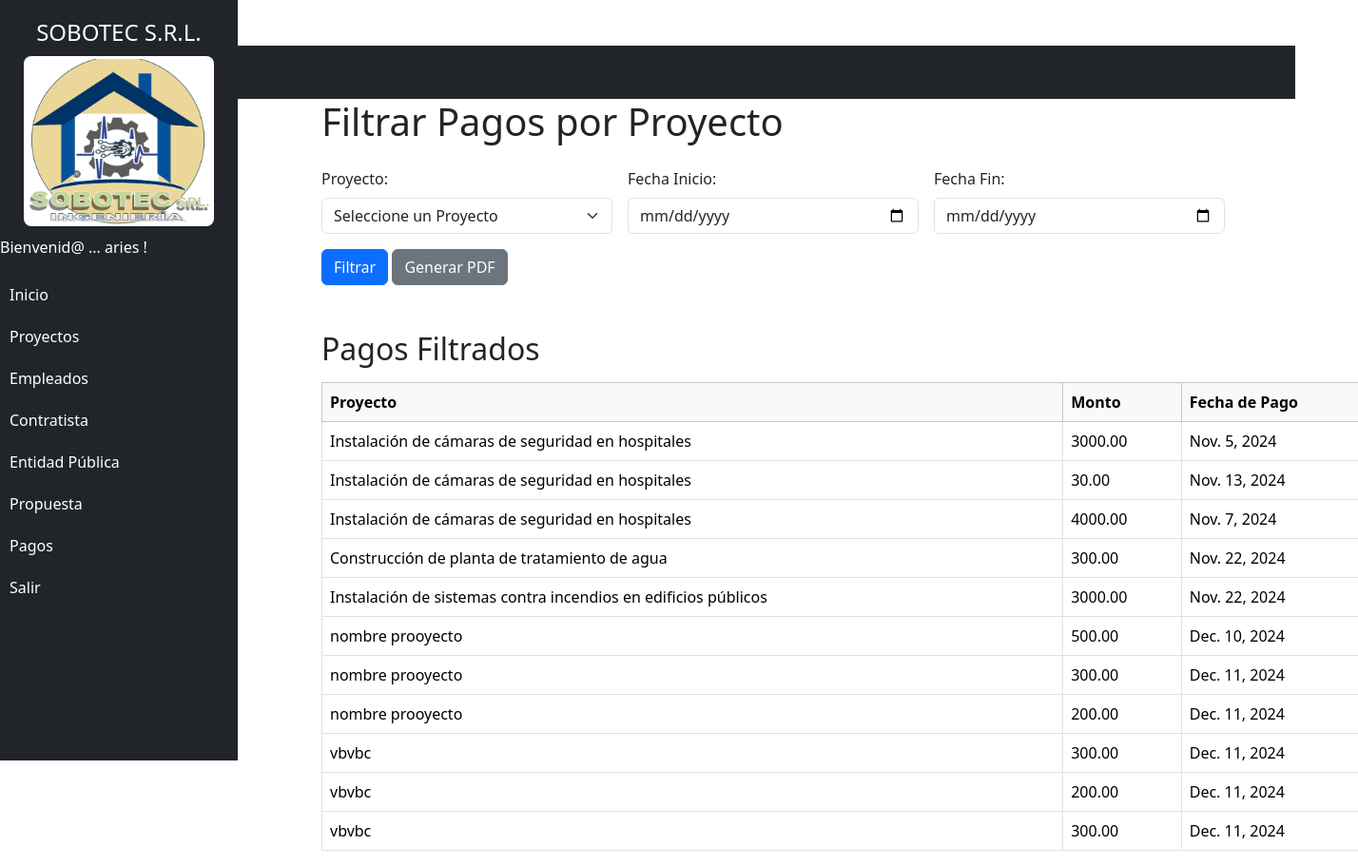
Page /payments/filter/ (signed in) on the committed database.
### projects/models.py (models this page shows, shortened)
class Payment(models.Model):
    PAYMENT_STATUS_CHOICES = [
        ('pagado', 'Pagado'),  # Pagado
        ('pendiente', 'Pendiente'),  # Pendiente
    ]
    PAYMENT_TYPE_CHOICES = [
        ('parcial', 'Parcial'),  # Parcial
        ('completo', 'Completo'),  # Completo
    ]
    amount = models.DecimalField(max_digits=10, decimal_places=2, verbose_name="Monto")  # Monto
    date = models.DateField(verbose_name="Fecha Pago")  # Fecha
    status = models.CharField(max_length=10,  choices=PAYMENT_STATUS_CHOICES, default='pagado', verbose_name="Estado Pago")  # Estado del pago
    payment_type = models.CharField(max_length=10, choices=PAYMENT_TYPE_CHOICES, default='parcial', verbose_name="Tipo Pago")  # Tipo de pago
    project = models.ForeignKey(Project, on_delete=models.CASCADE, related_name='payments', verbose_name="Proyecto")  # Relación (1 a N)
    created =models.DateTimeField(default=timezone.now)
    is_active = models.BooleanField(default=True, verbose_name="Activo")
    class Meta:
        verbose_name = 'Payment'
        verbose_name_plural = 'Payments'

class AuditModel(models.Model):
    created = models.DateTimeField(auto_now_add=True, verbose_name="Fecha Creación")
    updated_at = models.DateTimeField(auto_now=True, verbose_name="Fecha Actualización")
    deleted_at = models.DateTimeField(null=True, blank=True, verbose_name="Fecha Eliminación")
    is_active = models.BooleanField(default=True, verbose_name="Activo")
    class Meta:
        abstract = True

class Project(AuditModel):
    PROJECT_STATUS_CHOICES = [
        ('pendiente', 'Pendiente'),         # Pendiente
        ('en_progreso', 'En Progreso'), # En Proceso
        ('completado', 'Completado'),     # Terminado
    ]
    PROJECT_TYPE_CHOICES = [
        ('licitacion', 'Licitación'),            # Licitación
        ('contratacion_directa', 'Contratación Directa'),  # Contratación directa
    ]
    PAYMENT_STATE_CHOICES = [
        ('no_pagado', 'No Pagado'),
        ('parcial', 'Pago Parcial'),
        ('pagado', 'Pagado Completo'),
    ]
    code = models.CharField(max_length=20, unique=True, verbose_name="Proyecto Codigo")
    name = models.CharField(max_length=200, unique=True, verbose_name="Proyecto Nombre")
    description = models.TextField(blank=True, verbose_name="Proyecto Descripcion")
    start_date = models.DateField(verbose_name="Fecha Inicio Proyecto")
    end_date = models.DateField(null=True, blank=True, verbose_name="Fecha Final Proyecto")
    project_status = models.CharField(max_length=20, choices=PROJECT_STATUS_CHOICES, default='pendiente', verbose_name="Proyecto Estado")
    project_type = models.CharField(max_length=30, choices=PROJECT_TYPE_CHOICES, default='contratacion_directa', verbose_name="Proyecto Tipo")
    photo_signed_contract = models.ImageField(upload_to="contrato_firmado",null = True, blank= True, verbose_name="Contrato Firmado")
    payment_status = models.CharField(max_length=20, choices=PAYMENT_STATE_CHOICES, default='no_pagado', verbose_name="Estado de Pago")
    user = models.ForeignKey(User, on_delete=models.CASCADE)# Empleado que herede de user
    assigned_employee = models.ForeignKey(Employee, on_delete=models.CASCADE, null=True, blank=True, verbose_name="Empleado Asignado")
    contractor = models.ForeignKey(Contractor, on_delete=models.CASCADE, null=True, blank=True, verbose_name="Contratista")
    proposal = models.OneToOneField(Proposal, on_delete=models.CASCADE, null=True, blank=True, verbose_name="Propuesta")
    is_active = models.BooleanField(default=True, verbose_name="Activo")
    total_amount = models.DecimalField(max_digits=10, decimal_places=2, verbose_name="Monto Total del Proyecto")

### projects/views.py (the view, shortened to what this page needs)
# urls.py: path('payments/filter/', views.filter_payments_by_project_name, name='filter_payments_by_project_name'),
@login_required
def filter_payments_by_project_name(request):
    project_name = request.GET.get('project_name', '')
    start_date = request.GET.get('start_date', '')
    end_date = request.GET.get('end_date', '')
    projects = Project.objects.values('name').distinct()
    payments = Payment.objects.all()
    if project_name:
        payments = payments.filter(project__name__icontains=project_name)
    if start_date:
        payments = payments.filter(date__gte=start_date)  # Cambié payment_date por date
    if end_date:
        payments = payments.filter(date__lte=end_date)  # Cambié payment_date por date
    context = {
        'payments': payments,
        'projects': projects,  # Pasar los proyectos al contexto
        'project_name': project_name,
        'start_date': start_date,
        'end_date': end_date,
        'now': timezone.now(),  # Fecha y hora actual
    }
    return render(request, 'payments_by_project_name.html', context)

### projects/templates/payments_by_project_name.html (shortened to what this page needs)
{% extends 'base.html' %}
{% block content %}
<body class="container mt-5">
    <h1 class="mb-4">Filtrar Pagos por Proyecto</h1>
    <form method="get" action="{% url 'filter_payments_by_project_name' %}" class="row g-3">
        <div class="col-md-3">
            <label for="project_name" class="form-label">Proyecto:</label>
            <select name="project_name" id="project_name" class="form-select">
                <option value="">Seleccione un Proyecto</option>
            </select>
        </div>
        <div class="col-md-3">
            <label for="start_date" class="form-label">Fecha Inicio:</label>
            <input type="date" name="start_date" id="start_date" class="form-control" value="{{ start_date }}">
        </div>
        <div class="col-md-3">
            <label for="end_date" class="form-label">Fecha Fin:</label>
            <input type="date" name="end_date" id="end_date" class="form-control" value="{{ end_date }}">
        </div>
        <div class="col-12">
            <button type="submit" class="btn btn-primary">Filtrar</button>
            <a href="?pdf=1&project_name={{ project_name }}&start_date={{ start_date }}&end_date={{ end_date }}" class="btn btn-secondary">Generar PDF</a>
        </div>
    </form>
    <h2 class="mt-5">Pagos Filtrados</h2>
    <table class="table table-bordered mt-3">
        <thead class="table-light">
            <tr>
                <th>Proyecto</th>
                <th>Monto</th>
                <th>Fecha de Pago</th>
            </tr>
        </thead>
        <tbody>
            {% for payment in payments %}
                <tr>
                    <td>{{ payment.project.name }}</td>
                    <td>{{ payment.amount }}</td>
                    <td>{{ payment.date }}</td>
                </tr>
            {% empty %}
                <tr>
                    <td colspan="4">No se encontraron pagos con los filtros seleccionados.</td>
                </tr>
            {% endfor %}
        </tbody>
    </table>
</body>
{% endblock %}

### projects/templates/base.html (shortened to what this page needs)
{% load static %}
<!DOCTYPE html>
<html lang="en">
  <head>
    <link
      rel="stylesheet"
      href="https://cdn.jsdelivr.net/npm/bootstrap@5.3.3/dist/css/bootstrap.min.css"
    />
  </head>
  <body>
    <nav class="navbar navbar-expand-lg navbar-dark bg-dark">
      <div class="container-fluid">
        <a class="navbar-brand" href="#">SOBOTEC S.R.L.</a>
      </div>
    </nav>
    <div class="sidebar bg-dark collapse show" id="sidebar">
      <h4 class="text-center text-white">SOBOTEC S.R.L.</h4>
      <img src="/static/common/logo.png" alt="Logo de la empresa">
      <ul class="nav flex-column">
        {% if user.is_authenticated %}
        <p class="text-white"> Bienvenid@ ... {{ user.username }} !</p>
        <li class="nav-item">
          <a class="nav-link" href="/">Inicio</a>
        </li>
        <li class="nav-item">
          <a
            class="nav-link"
            data-bs-toggle="collapse"
            href="#projectSubmenu"
            role="button"
            aria-expanded="false"
            aria-controls="projectSubmenu"
          >
            Proyectos
          </a>
        </li>
        <li class="nav-item">
          <a
            class="nav-link"
            data-bs-toggle="collapse"
            href="#employeeSubmenu"
            role="button"
            aria-expanded="false"
            aria-controls="employeeSubmenu"
          >
          Empleados
          </a>
        </li>
        <li class="nav-item">
          <a
            class="nav-link"
            data-bs-toggle="collapse"
            href="#contractorSubmenu"
            role="button"
            aria-expanded="false"
            aria-controls="contractorSubmenu"
          >
          Contratista
          </a>
        </li>
        <li class="nav-item">
          <a
            class="nav-link"
            data-bs-toggle="collapse"
            href="#public_entitieSubmenu"
            role="button"
            aria-expanded="false"
            aria-controls="public_entitieSubmenu"
          >
          Entidad Pública
          </a>
        </li>
        <li class="nav-item">
          <a
            class="nav-link"
            data-bs-toggle="collapse"
            href="#proposalSubmenu"
            role="button"
            aria-expanded="false"
            aria-controls="proposalSubmenu"
          >
          Propuesta
          </a>
        </li>
        <li class="nav-item">
          <a
            class="nav-link"
            data-bs-toggle="collapse"
            href="#paymentSubmenu"
            role="button"
            aria-expanded="false"
            aria-controls="paymentSubmenu"
          >
          Pagos
          </a>
        </li>
        <li class="nav-item">
          <a class="nav-link" href="{% url 'signout' %}">Salir</a>
        </li>
        {% endif %}
      </ul>
    </div>
    <div class="container" style="margin-left: 260px; transition: margin-left 0.3s ease-in-out;">
      {% block content %} {% endblock %}
    </div>
  </body>
</html>

### projects/templates/base.html (style rules this page uses)
.sidebar { height: 100vh; width: 250px; position: fixed; top: 0; left: 0; background-color: #343a40; padding-top: 20px; transition: all 0.3s ease-in-out; overflow-y: auto; }
.sidebar a { color: #ffffff !important; text-decoration: none; padding: 10px; display: block; }
.sidebar img { display: block; margin: 10px auto; width: 80%; border-radius: 8px; }

### rows in the picture
Payment: project.name "Instalación de cámaras de seguridad en hospitales", amount "3000.00", date "Nov. 5, 2024"
Payment: project.name "Instalación de cámaras de seguridad en hospitales", amount "30.00", date "Nov. 13, 2024"
Payment: project.name "Instalación de cámaras de seguridad en hospitales", amount "4000.00", date "Nov. 7, 2024"
Payment: project.name "Construcción de planta de tratamiento de agua", amount "300.00", date "Nov. 22, 2024"
Payment: project.name "Instalación de sistemas contra incendios en edificios públicos", amount "3000.00", date "Nov. 22, 2024"
Payment: project.name "nombre prooyecto", amount "500.00", date "Dec. 10, 2024"
Payment: project.name "nombre prooyecto", amount "300.00", date "Dec. 11, 2024"
Payment: project.name "nombre prooyecto", amount "200.00", date "Dec. 11, 2024"
Payment: project.name "vbvbc", amount "300.00", date "Dec. 11, 2024"
Payment: project.name "vbvbc", amount "200.00", date "Dec. 11, 2024"
Payment: project.name "vbvbc", amount "300.00", date "Dec. 11, 2024"

### other values in the picture
{{ user.username }} "aries"
